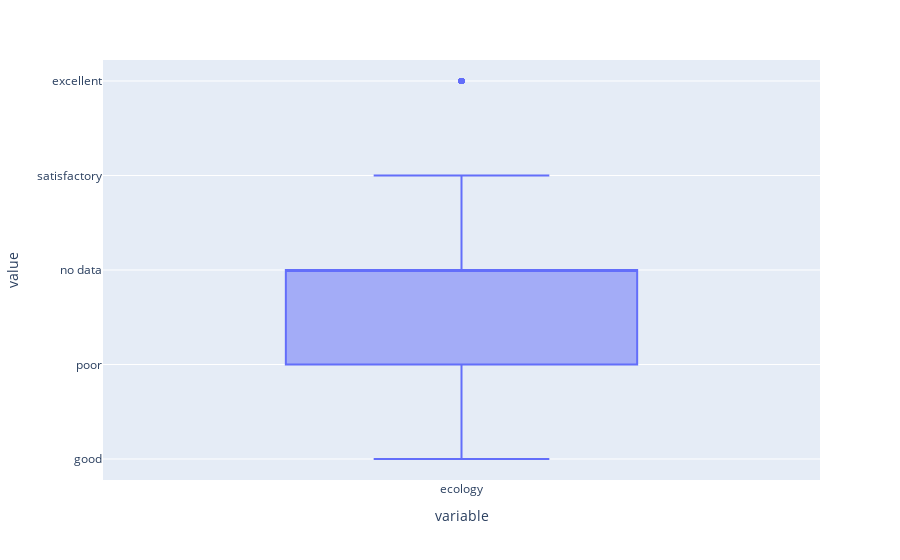

Source (notebook cell):
### Code cell
import numpy as np
import pandas as pd
import matplotlib.pyplot as plt
import seaborn as sns
import plotly.express as px

sber_data = pd.read_csv('data/sber_data.csv')
#sber_data
gp = sber_data.groupby('price_doc')['ecology'].last()
gp_graph = px.box(data_frame=gp)
gp_graph.show(render='notebook')

### Figure 1 — Plotly figure (JSON) as saved in the notebook; plotly's stock layout.template omitted (floating-point values rounded to 4 significant figures; data arrays with more than 128 entries replaced by an {"elided": "..."} marker saying what was removed)
{"data": [{"alignmentgroup": "True", "hovertemplate": "variable=%{x}<br>value=%{y}<extra></extra>", "legendgroup": "", "marker": {"color": "#636efa"}, "name": "", "notched": false, "offsetgroup": "", "orientation": "v", "showlegend": false, "type": "box", "x": {"elided": "9296 str values"}, "x0": " ", "xaxis": "x", "y": {"elided": "9296 str values"}, "y0": " ", "yaxis": "y"}], "layout": {"boxmode": "group", "legend": {"tracegroupgap": 0}, "margin": {"t": 60}, "xaxis": {"anchor": "y", "domain": [0, 1], "title": {"text": "variable"}}, "yaxis": {"anchor": "x", "domain": [0, 1], "title": {"text": "value"}}}}
